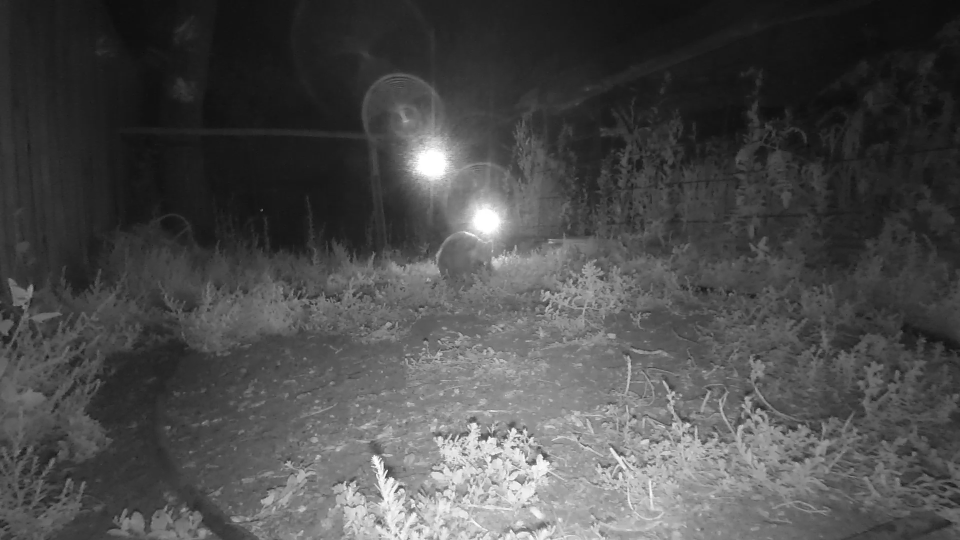
#> input picture Mega_detector_raccoon_transfer_learning/images/C2_08282017_21_14_45446.jpg, 1920 x 1080 px, given in place of C9_09142017_02_09_19310.jpg, which was not available (shown at 1/2 size)
$ python get_images_from_frames_using_boxes.py
#> lines starting #> are read from the running program, lines starting #| are printed output that depends on the picture
# -*- coding: utf-8 -*-
"""
file: get_images_from_frames_using_boxes.py

@author: Suhail.Alnahari

@description:

@created: 2021-04-06T16:35:11.623Z-05:00

@last-modified: 2021-04-06T16:59:55.865Z-05:00
"""

# standard library
# 3rd party packages
# local source

import pandas as pd
import numpy as np
from PIL import Image
import os

imagesPath = "d:/Zoon_parent/Zooniverse/data/raccoons/images"
labelsPath = "d:/Zoon_parent/raccoon_identification/Generate_Individual_IDs_dataset/videoDataset.csv"
finalPath = "d:/Zoon_parent/raccoon_identification/Generate_Individual_IDs_dataset/croppedImages"
labels = pd.read_csv(labelsPath,header=None)
#> (reads Generate_Individual_IDs_dataset/videoDataset.csv from the repository)
classLabels = {i:index for index,i in enumerate(np.unique(labels[6].values))}

f = open(os.path.join(finalPath,"labels.csv"),'w')
for index, i in enumerate(labels.values):
    name,x1,x2,y1,y2,label,vid = i
    image = Image.open(os.path.join(imagesPath,name))
#> image is the input picture: PIL image 1920x1080 RGB; min 0, max 255, mean 75.3
    cropped = image.crop((x1,x2,y1,y2))
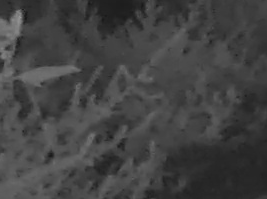
#> cropped: PIL image 267x199 RGB; min 23, max 154, mean 66
    cropped.save(os.path.join(finalPath,f'cropped_{index}_'+name))
    f.write(f'cropped_{index}_'+name+','+str(classLabels[vid])+'\n')
#> pass 2 of the loop `for index, i in enumerate(labels.values):`:
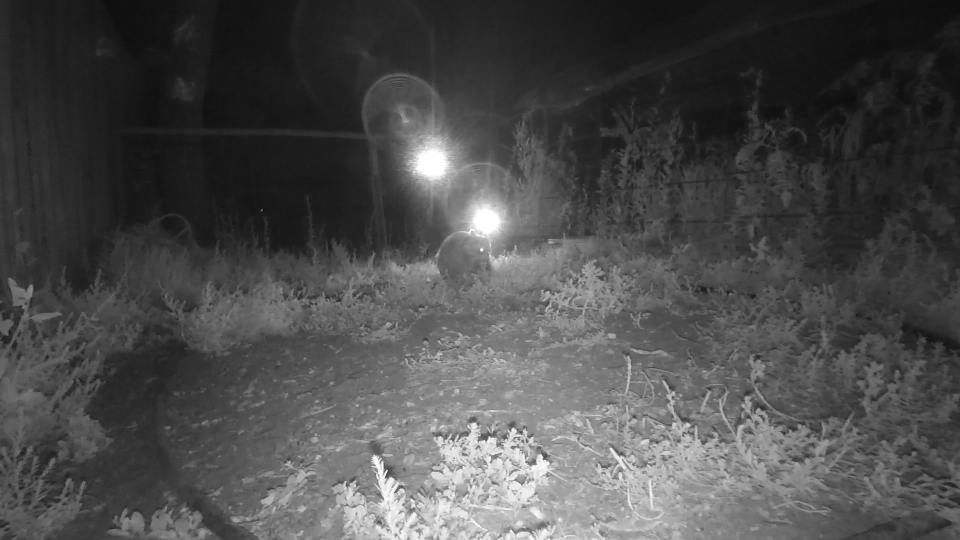
#> input picture Mega_detector_raccoon_transfer_learning/images/C2_08282017_21_14_45476.jpg, 1920 x 1080 px, given in place of C9_09142017_02_09_21238.jpg, which was not available (shown at 1/2 size)
#> image is the input picture: PIL image 1920x1080 RGB; min 0, max 255, mean 75.6
#> `cropped = image.crop((x1,x2,y1,y2))`:
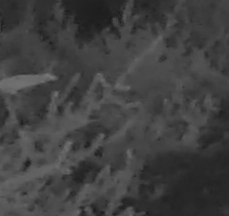
#> cropped: PIL image 229x216 RGB; min 23, max 120, mean 64.5
#> (the run stopped early here; a loop or call above may not have finished)
